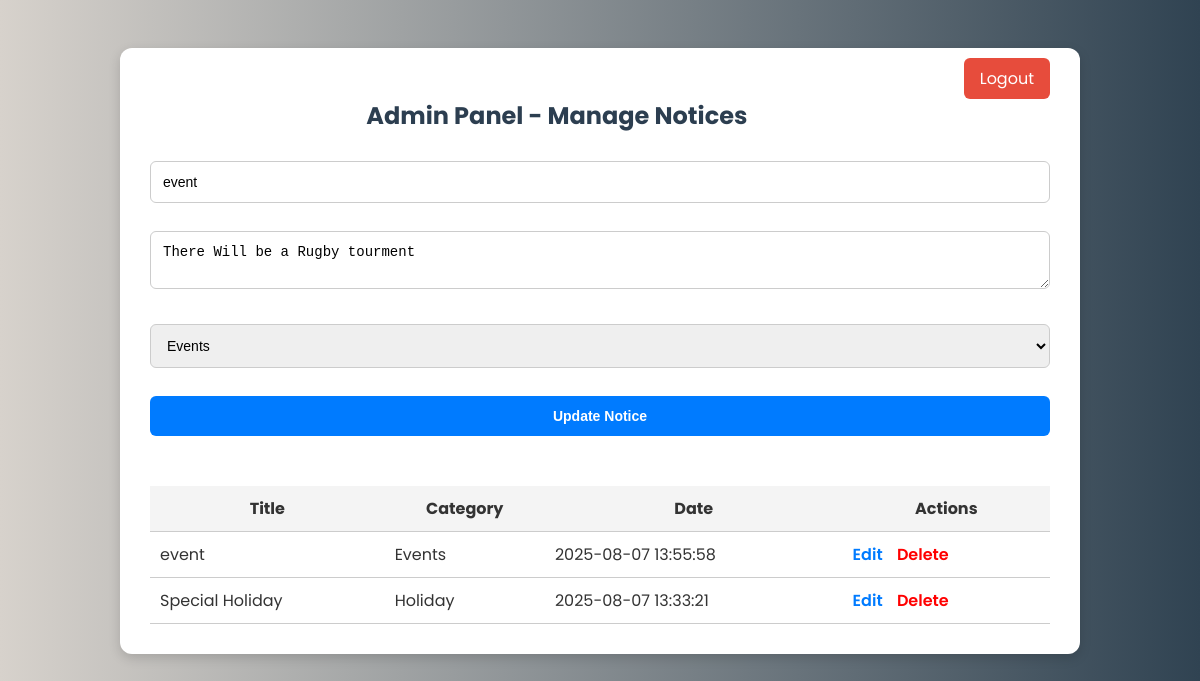
Page /admin_panel.php?edit=3 (signed in) on the committed database.
### tables this page shows
CREATE TABLE `notices` (
  `id` int(11) NOT NULL,
  `title` varchar(100) DEFAULT NULL,
  `content` text DEFAULT NULL,
  `category` varchar(50) DEFAULT NULL,
  `date_posted` datetime DEFAULT current_timestamp()
);

### admin_panel.php (the view, shortened to what this page needs)
<?php
include 'db.php';
$editData = null;
if (isset($_GET['edit'])) {
  $id = $_GET['edit'];
  $res = mysqli_query($conn, "SELECT * FROM notices WHERE id=$id");
  $editData = mysqli_fetch_assoc($res);
}
?>
<!DOCTYPE html>
<html lang="en">
<head>
</head>
<body>
  <div class="container">
    <a href="logout.php" class="logout-btn">Logout</a>
    <h2>Admin Panel - Manage Notices</h2>
    <form method="POST">
      <input type="text" name="title" placeholder="Notice Title" value="<?= $editData['title'] ?? '' ?>" required>
      <textarea name="content" placeholder="Notice Content" required><?= $editData['content'] ?? '' ?></textarea>
      <select name="category" required>
        <option value="Events" <?= (isset($editData) && $editData['category'] === 'Events') ? 'selected' : '' ?>>Events</option>
      </select>
      <?php if ($editData): ?>
        <button type="submit" name="update">Update Notice</button>
      <?php else: ?>
        <button type="submit" name="create">Post Notice</button>
      <?php endif; ?>
    </form>
    <table>
      <tr>
        <th>Title</th>
        <th>Category</th>
        <th>Date</th>
        <th>Actions</th>
      </tr>
      <?php
      $result = mysqli_query($conn, "SELECT * FROM notices ORDER BY date_posted DESC");
      while ($row = mysqli_fetch_assoc($result)) {
        echo "<tr>";
        echo "<td>{$row['title']}</td>";
        echo "<td>{$row['category']}</td>";
        echo "<td>{$row['date_posted']}</td>";
        echo "<td class='actions'>
                <a href='admin_panel.php?edit={$row['id']}'>Edit</a>
                <a href='admin_panel.php?delete={$row['id']}' class='delete' onclick=\"return confirm('Delete this notice?');\">Delete</a>
              </td>";
        echo "</tr>";
      }
      ?>
    </table>
  </div>
</body>
</html>

### admin_panel.php (style rules this page uses)
body { font-family: 'Poppins', sans-serif; background: linear-gradient(to right, #d7d2cc, #304352); padding: 40px; color: #333; }
.container { max-width: 900px; margin: auto; background: #fff; padding: 30px; border-radius: 12px; box-shadow: 0 4px 12px rgba(0,0,0,0.15); }
h2 { text-align: center; margin-bottom: 20px; color: #2c3e50; }
form { margin-bottom: 30px; }
input, textarea, select, button { width: 100%; padding: 12px; margin: 8px 0 20px; border: 1px solid #ccc; border-radius: 6px; font-size: 14px; box-sizing: border-box; }
button { background: #007BFF; color: white; font-weight: bold; border: none; cursor: pointer; transition: 0.3s; }
table { width: 100%; border-collapse: collapse; margin-top: 10px; }
th, td { padding: 10px; border-bottom: 1px solid #ccc; }
th { background-color: #f4f4f4; color: #333; }
.actions a { margin-right: 10px; color: #007BFF; text-decoration: none; font-weight: 600; }
.actions a.delete { color: red; }
.logout-btn { display: inline-block; margin-top: -20px; float: right; background-color: #e74c3c; color: white; padding: 8px 16px; border-radius: 6px; text-decoration: none; }

### rows in the picture
notices: title "event", content "There Will be a Rugby tourment", category "Events", date_posted "2025-08-07 13:55:58"
notices: title "Special Holiday", category "Holiday", date_posted "2025-08-07 13:33:21"
